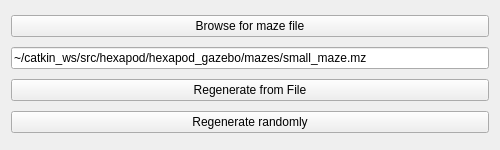
<?xml version="1.0" encoding="UTF-8"?>
<ui version="4.0">
 <class>RegenerateWidget</class>
 <widget class="QWidget" name="RegenerateWidget">
  <property name="geometry">
   <rect>
    <x>0</x>
    <y>0</y>
    <width>500</width>
    <height>150</height>
   </rect>
  </property>
  <property name="windowTitle">
   <string>Form</string>
  </property>
  <layout class="QVBoxLayout" name="verticalLayout">
   <item>
    <widget class="QPushButton" name="browse_button">
     <property name="text">
      <string>Browse for maze file</string>
     </property>
    </widget>
   </item>
   <item>
    <widget class="QLineEdit" name="filename_edit">
     <property name="text">
      <string>~/catkin_ws/src/hexapod/hexapod_gazebo/mazes/small_maze.mz</string>
     </property>
    </widget>
   </item>
   <item>
    <widget class="QPushButton" name="from_file_button">
     <property name="text">
      <string>Regenerate from File</string>
     </property>
    </widget>
   </item>
   <item>
    <widget class="QPushButton" name="random_button">
     <property name="text">
      <string>Regenerate randomly</string>
     </property>
    </widget>
   </item>
  </layout>
 </widget>
 <resources/>
 <connections/>
</ui>
